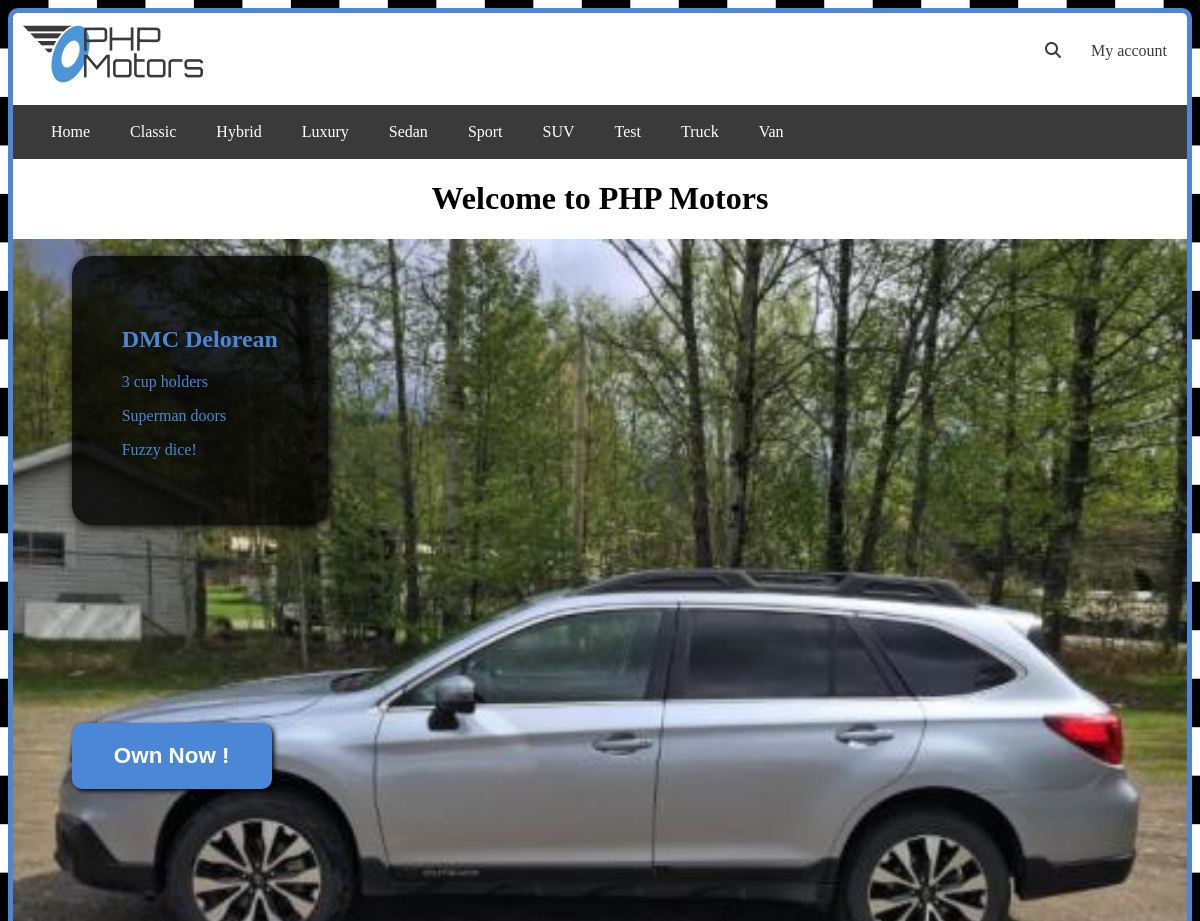
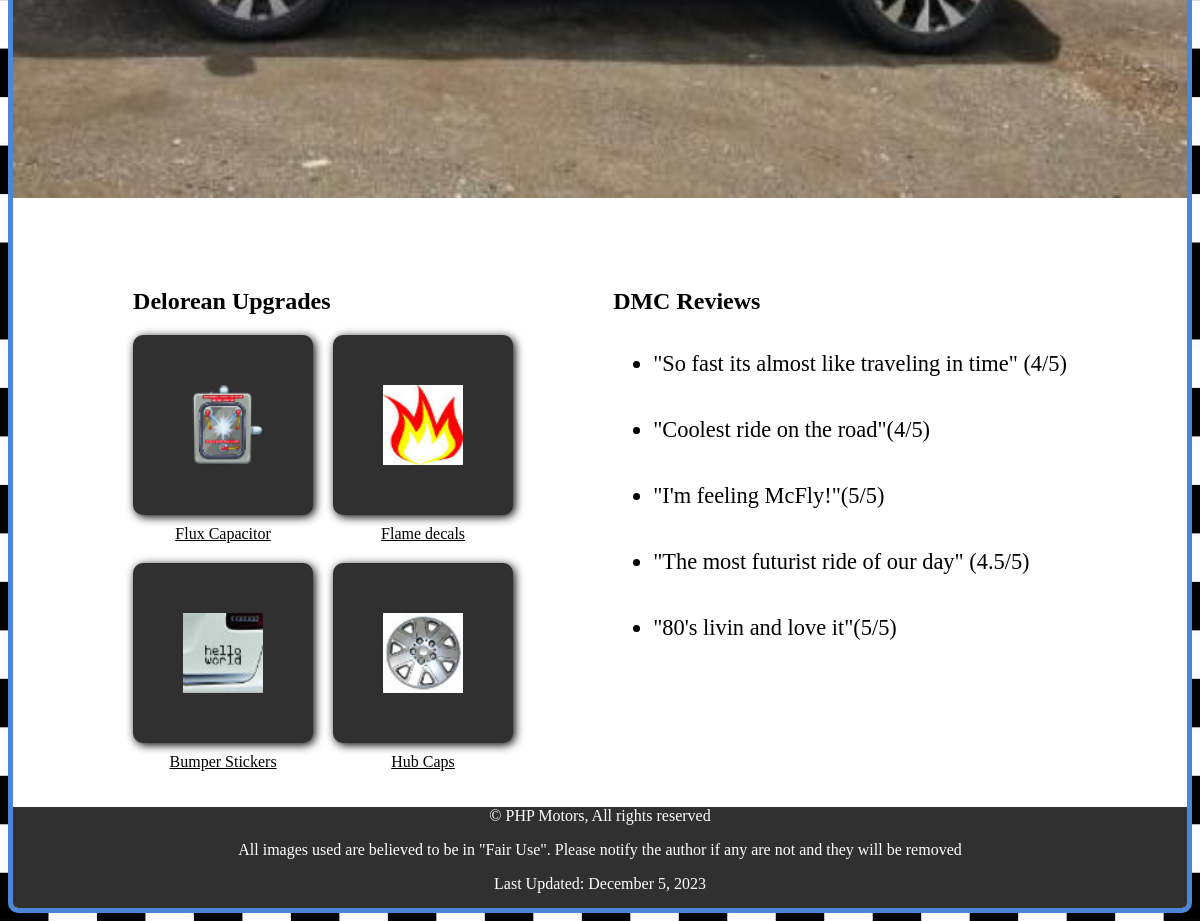
The page / on the database its author committed (2 pictures, top to bottom).
### tables this page shows
CREATE TABLE `carclassification` (
  `classificationId` int(10) UNSIGNED NOT NULL,
  `classificationName` varchar(30) NOT NULL
);

CREATE TABLE `inventory` (
  `invId` varchar(20) NOT NULL,
  `invYear` int(4) UNSIGNED NOT NULL,
  `invMake` varchar(30) NOT NULL,
  `invModel` varchar(50) NOT NULL,
  `invDescription` text NOT NULL,
  `invPrice` decimal(10,2) NOT NULL,
  `invMiles` int(7) UNSIGNED NOT NULL,
  `invColor` varchar(20) NOT NULL,
  `classificationId` int(3) UNSIGNED NOT NULL,
  `invImage` varchar(100) NOT NULL,
  `invThumbnail` varchar(100) NOT NULL,
  `invStock` int(1) NOT NULL
);

### model/main-model.php (called while the page is built, shortened)
<?php
function getClassifications(){
    $db = phpmotorsConnect();
    $sql = 'SELECT classificationName FROM carclassification ORDER BY classificationName ASC';
    $stmt = $db->prepare($sql);
    $stmt->execute();
    $classifications= $stmt->fetchAll();
   return $classifications;
}
?>

### library/functions.php (the view, shortened to what this page needs)
<?php
function navigation(){
    $classifications = getClassifications();
    $navList= '<ul>';
    $navList .= "<li><a href='/phpmotors/index.php' title='View the PHP Motors home page'> Home </a></li>";
    foreach ($classifications as $classification) {
    $navList .= "<li><a href='/phpmotors/vehicles/?action=classification&classificationName="
    .urlencode($classification['classificationName']).
    "' title='View our $classification[classificationName] lineup of vehicles'>$classification[classificationName]</a></li>";
        }
    $navList .= '</ul>';
    return $navList;
}
    function getInvItemInfo($invId){
        $db = phpmotorsConnect();
        $sql = 'SELECT * FROM inventory WHERE invId = :invId';
        $stmt = $db->prepare($sql);
        $stmt->bindValue(':invId', $invId, PDO::PARAM_STR);
        $stmt->execute();
        $invInfo = $stmt->fetch(PDO::FETCH_ASSOC);
        return $invInfo;
    }
?>

### index.php (shortened to what this page needs)
<?php
require_once 'model/main-model.php';
require_once 'library/functions.php';
$classifications = getClassifications();
$navList = navigation();
$action= filter_input(INPUT_POST,'action');
    if($action == NULL){
        $action= filter_input(INPUT_GET, 'action');
    }
    switch($action){
        default:
            $heroInfo = getInvItemInfo("50SPI165C5EW9AA9");
            $hero_img_path = $heroInfo['invImage'];
            $carId = $heroInfo['invId'];
            include 'view/home.php';
    }
?>

### view/home.php (shortened to what this page needs)
<!DOCTYPE html>
<html lang="en">
<head>
    <link rel="stylesheet" href="/phpmotors/css/home.css?<?php echo time()?>">
    <link rel="stylesheet" href="/phpmotors/css/mobile.css?<?php echo time()?>">
</head>
<body>
    <div class="weird">
    <header>
       <?php
            include $_SERVER['DOCUMENT_ROOT']. '/phpmotors/common/header.php';
       ?>
    </header>
    <main>
        <h1>Welcome to PHP Motors</h1>
        <div class="hero">
            <img src=<?php  if(isset($hero_img_path)){
                   echo $hero_img_path;
                }?>
                alt="hero">
            <div class="banner">
                <h2>DMC Delorean</h2>
                <p>3 cup holders</p>
                <p>Superman doors</p>
                <p>Fuzzy dice!</p>
            </div>
            <div class='banner1'>
               <a href=<?php echo 'vehicles/?action=car&carName='. $carId ?> > <button>Own Now !</button></a>
            </div>
        </div>
        <section>
            <div>
                <h2>Delorean Upgrades</h2>
                <div class="upgrades">
                    <div>
                        <img src="./images/upgrades/flux-cap.png" alt="flux">
                        <a href="#">Flux Capacitor</a>
                    </div>
                    <div>
                        <img src="./images/upgrades/flame.jpg" alt="flame">
                        <a href="#">Flame decals</a>
                    </div>
                    <div>
                        <img src="./images/upgrades/bumper_sticker.jpg" alt="sticker">
                        <a href="#">Bumper Stickers</a>
                    </div>
                    <div>
                    <img src="./images/upgrades/hub-cap.jpg" alt="hub">
                        <a href="#">Hub Caps</a>
                    </div>
                </div>
            </div>
            <div class="reviews">
                <h2>DMC Reviews</h2>
                <ul>
                    <li>"So fast its almost like traveling in time" (4/5)</li>
                    <li>"Coolest ride on the road"(4/5)</li>
                    <li>"I'm feeling McFly!"(5/5)</li>
                    <li>"The most futurist ride of our day" (4.5/5)</li>
                    <li>"80's livin and love it"(5/5)</li>
                </ul>
            </div>
        </section>
        <footer>
                <?php
                    include $_SERVER['DOCUMENT_ROOT']. '/phpmotors/common/footer.php';
                ?>
        </footer>
    </main>
</body>
</html>

### common/header.php (shortened to what this page needs)
<link rel="stylesheet" href="/phpmotors/css/nav.css?<?php echo time()?>">
<div class="account">
    <a href="/phpmotors/index.php"><img src="/phpmotors/images/site/logo.png" alt="logo"></a>
    <div class='user'>
        <a href='/phpmotors/search/'>
        <i id="search" class="fa-solid fa-magnifying-glass" aria-hidden="true"></i>
        </a>
        <a href="/phpmotors/accounts/index.php?action=login">My account</a>
    </div>
</div>
<?php
    include $_SERVER['DOCUMENT_ROOT']. '/phpmotors/common/nav.php'
?>

### common/nav.php
<?php echo $navList; ?>

### common/footer.php
<p>&copy; PHP Motors, All rights reserved</p>
<p>All images used are believed to be in "Fair Use". Please notify the author if any are not and they will be removed</p>
<p>Last Updated: <span id="update"></span></p>

### css/home.css (style rules this page uses)
html { box-sizing: border-box; }
body { background-image: url('../images/site/small_check.jpg'); padding: 0; }
.weird { background: #ffffff; border: 5px solid #4c86d7; border-radius: 10px; margin: 0; padding: 0; overflow: hidden; max-width: 100%; margin: 0 auto; }
main { margin: 0 auto; }
header .account { display: flex; justify-content: space-between; }
header .account a { color: #3a3a3a; text-decoration: none; align-self: center; justify-self: start; margin-right: 20px; }
header ul { background: #3a3a3a; padding: 18px; height: 100%; text-decoration: none; list-style-type: none; display: flex; }
ul a { text-decoration: none; height: 100%; color: #ffffff; padding: 20px; }
h1 { text-align: center; }
.hero { position: relative; display: flex; overflow: hidden; }
.hero img { position: relative; display: flex; max-width: 1300px; width: 100%; }
.banner { position: absolute; color: #4c86d7; background: rgb(0, 0, 0, 0.8); padding: 50px; border-radius: 20px; top: 2%; left: 5%; box-shadow: 2px 2px 10px #000; }
.banner1 button { position: absolute; font-size: 1.4rem; font-weight: bold; width: 200px; top: 55%; left: 5%; padding: 20px; border-radius: 10px; transition: 0.3s ease-in-out; cursor: pointer; background: #4c86d7; color: #ffffff; border: none; box-shadow: 2px 2px 5px #000; }
main section { padding: 20px; margin-top: 50px; display: flex; justify-content: space-evenly; }
.upgrades { display: grid; grid-template-columns: repeat(2, 1fr); grid-template-rows: repeat(1, 1fr); gap: 20px; }
.upgrades a { text-align: center; margin-top: 10px; }
.upgrades img { height: 80px; width: 80px; box-shadow: 2px 2px 10px; border-radius: 10px; background: #303031; padding: 50px; margin: 0 auto; }
.user { display: flex; align-items: center; }
.upgrades div { display: flex; flex-direction: column; }
section p, section a { color: #000; }
.reviews { display: flex; flex-direction: column; }
.reviews li { font-size: 1.4em; margin-bottom: 40px; }
footer p { margin-bottom: 5px; }
footer { background: #303031; color: #ffffff; text-align: center; padding-bottom: 10px; }

### css/nav.css (style rules this page uses)
.user { display: flex; align-items: center; }
#search { margin-right: 10px; cursor: pointer; }

### rows shown on the page
carclassification: classificationName "Classic"
carclassification: classificationName "Hybrid"
carclassification: classificationName "Luxury"
carclassification: classificationName "Sedan"
carclassification: classificationName "Sport"
carclassification: classificationName "SUV"
carclassification: classificationName "Test"
carclassification: classificationName "Truck"
carclassification: classificationName "Van"
inventory: invImage (picture)
